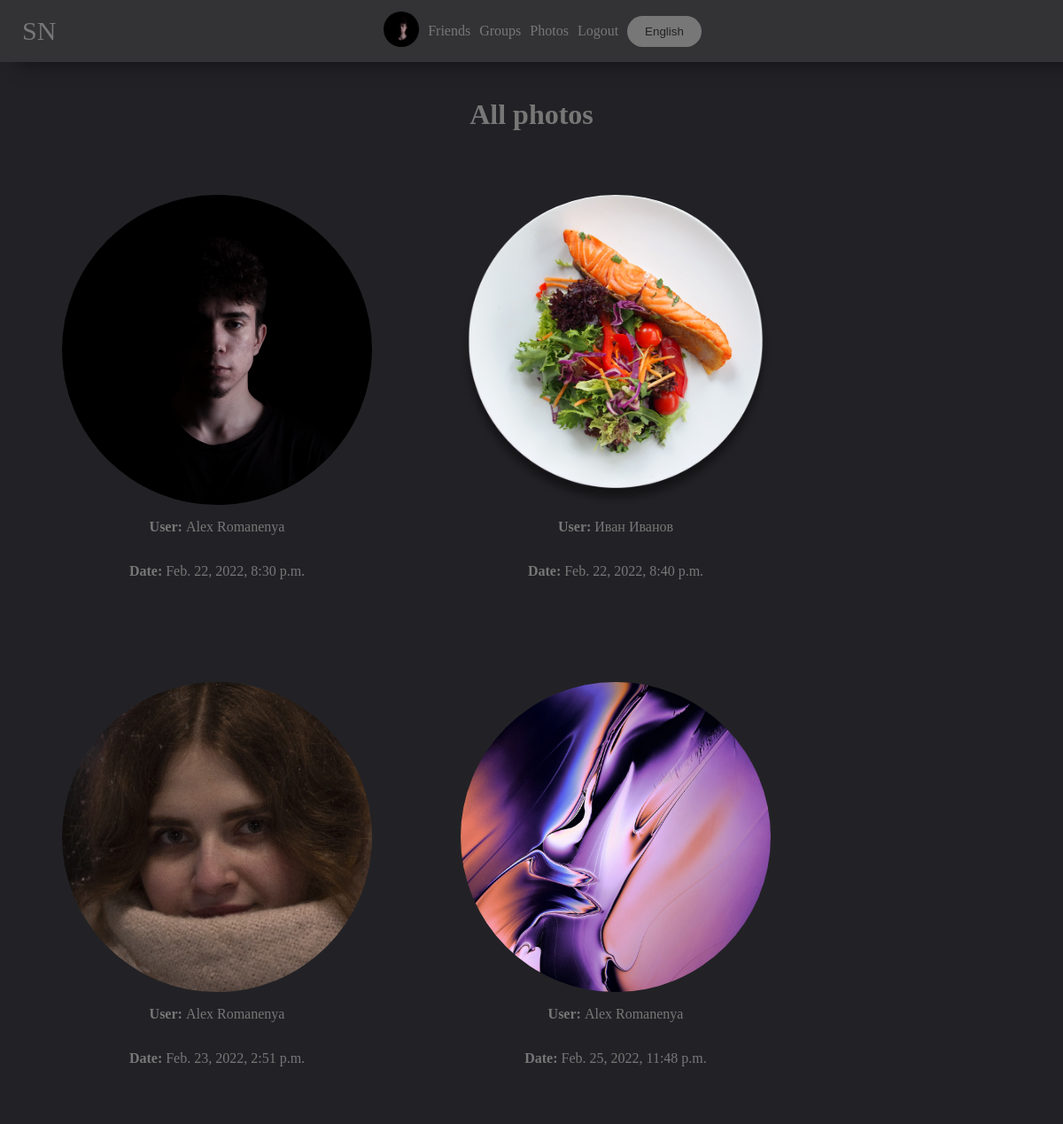
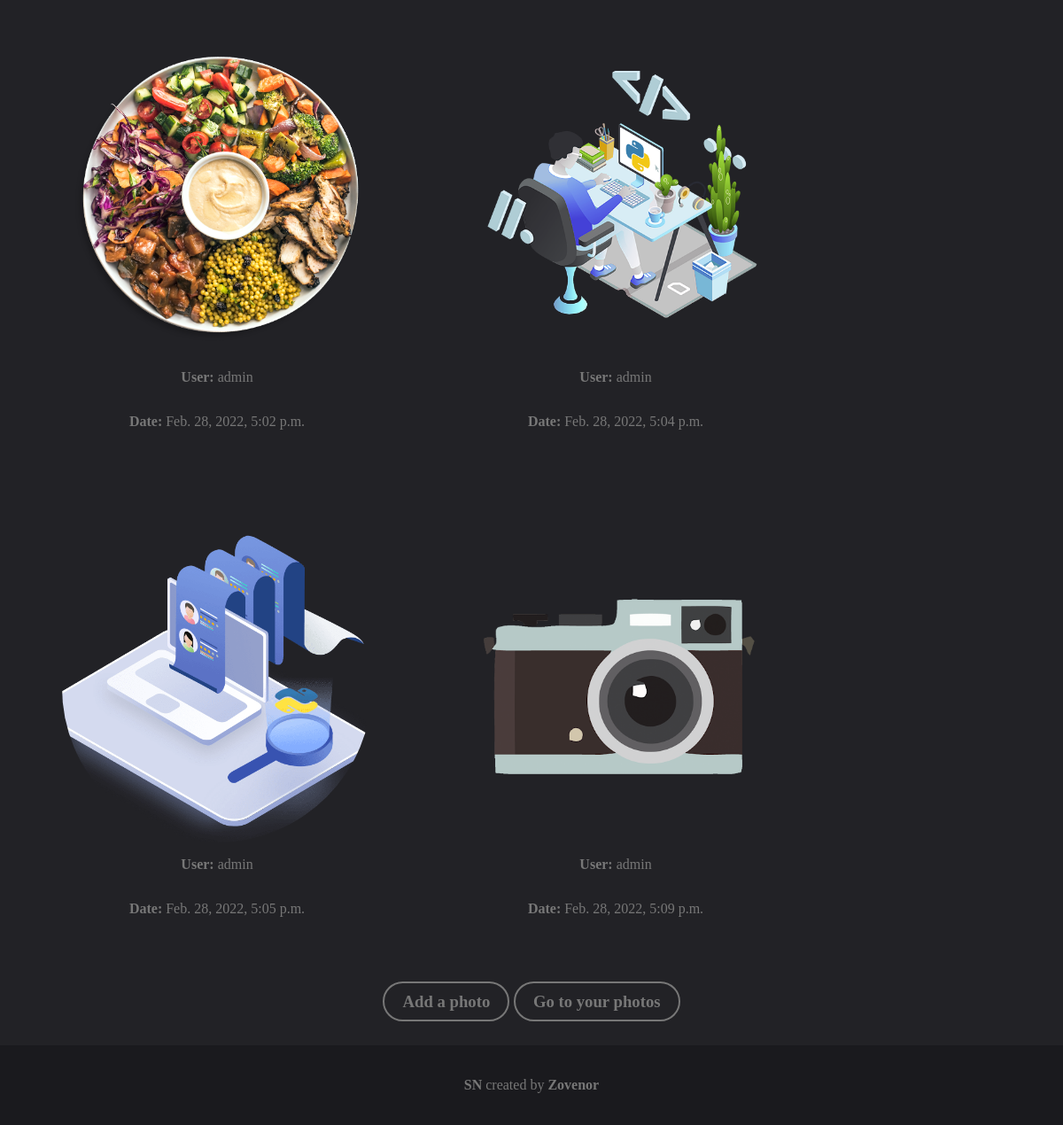
Page /photos?all=True (signed in) on the committed database (2 pictures, top to bottom).
### mainpage/models.py (models this page shows, shortened)
class UserDetail(models.Model):
    user = models.ForeignKey(User, on_delete=models.CASCADE)
    age = models.DateField(null=True, blank=True)
    photo = models.ForeignKey(Photo, on_delete=models.SET_NULL, null=True, blank=True)
    permissions = models.CharField(max_length=10, default="public")
    country = models.CharField(max_length=100, null=True, blank=True)
    city = models.CharField(max_length=100, null=True, blank=True)
    sex = models.CharField(max_length=10, choices=(('male', 'male'), ('female', 'female'), ('None', 'None')),
                           default=('None', 'None'))
    def get_photo(self):
        if self.photo:
            return self.photo
        else:
            return settings.STATIC_URL + "/mainpage/img/user.png"

class Photo(models.Model):
    photo = models.ImageField(upload_to='photos')
    date = models.DateTimeField(auto_now=True)
    user = models.ForeignKey(User, on_delete=models.SET_NULL, null=True)
    permissions = models.CharField(max_length=10, default="public")
    def __str__(self):
        return self.photo.url

### mainpage/views.py (the view, shortened to what this page needs)
# urls.py: path('photos', views.PhotosView.as_view()),
class PhotosView(View):
    @base
    @user_is_authenticated
    def get(self, request, content={}, **kwargs):
        content.update({
            'list': get_wordlist(request).YourPhotos,
            'photos': Photo.objects.filter(user=request.user),
            'all_photos': None,
        })
        if 'all' in request.GET:
            if request.GET['all'] == 'True':
                content['all_photos'] = Photo.objects.filter(permissions="public")
                content['photos'] = None
                content['list'] = get_wordlist(request).AllPhotos
        elif 'add_photo' in request.GET:
            if request.GET['add_photo'] == "True":
                content['list'] = get_wordlist(request).AddPhoto
        return render(request, 'mainpage/photos.html', content)

### mainpage/views.py (called while the page is built)
def base(func):
    def wrapper(self, request, content={}, *args, **kwargs):
        if request.user.is_authenticated:
            content.update({'your_user': UserDetail.objects.get(user=request.user)})
        return func(self, request, content=content, **kwargs)
    return wrapper

def user_is_authenticated(func):
    def redir(self, request):
        return redirect('/login')
    def wrapper(self, request, **kwargs):
        if request.user.is_authenticated:
            return func(self, request, **kwargs)
        else:
            return redir(self, request)
    return wrapper

def get_wordlist(request):
    langs_list = {
        'en': langs.EN,
        'ru': langs.RU,
    }
    if 'lang' in request.COOKIES:
        lang = request.COOKIES['lang']
        try:
            return langs_list[lang]
        except:
            return langs_list['en']
    else:
        return langs_list['en']

### mainpage/templates/mainpage/photos.html (shortened to what this page needs)
{% extends "mainpage/base.html" %}
{% load static %}
{% block content %}
    <link rel="stylesheet" href="{% static 'mainpage/photos.css' %}">
    {% if request.GET.add_photo == "True" and  user.is_authenticated %}
        <form method="post" enctype="multipart/form-data">
        {% csrf_token %}
            <h1>{{ list.add_photo }}</h1>
            <input required name="photo" type="file" accept="image/*,image/jpeg">
            <input class="button" value="{{ list.add_photo }}" type="submit">
        </form>
    {% else %}
        <h1>{{ list.all_photos }}</h1>
        <div class="photos">
        {% for el in all_photos %}
           <div class="photo">
               <div style="background-image: url('{{ el }}')"></div>
            <p><b>{{ list.user }}: </b><a href="/{{ el.user.username }}">{{ el.user.first_name }} {{ el.user.last_name }}</a></p>
           <p><b>{{ list.date }}: </b>{{ el.date }}</p>
           </div>
        {% endfor %}
        </div>
    {% endif %}
    <h3>
        {% if user.is_authenticated and not request.GET.add_photo %}
            <a class="button" href="?add_photo=True">{{ list.add_photo }}</a>
        {% endif %}
        {% if list.to_your_photos %}
            <a class="button" href="/photos">{{ list.to_your_photos }}</a>
        {% endif %}
    </h3>
{% endblock %}

### mainpage/templates/mainpage/base.html (shortened to what this page needs)
<!doctype html>
{% load static %}
<html lang="en">
<head>
    <link rel="stylesheet" href="{% static "mainpage/base.css" %}">
</head>
<body>
<header>
    <a class="NAME" href="/">{{ list.NAME }}</a>
    {% if user.is_authenticated %}
        <a href="/account"><img width="40px" style="border-radius: 999px" src="{{ your_user.get_photo }}"></a>
        <a href="/friends">{{ list.Friends }}</a>
        <a href="/groups">{{ list.groups }}</a>
        <a href="/photos">{{ list.photos }}</a>
        <a href="/logout?url={{ request.path }}">{{ list.LogOut }}</a>
    {% endif %}
    <button style="margin-left: 5px" class="button choose_lang" onclick="choose_lang()">{{ list.choose_lang }}</button>
</header>
<main>
    {% block content %}
{% endblock %}
</main>
<footer>
    <p><a href="https://github.com/zovenor/social_network"><b>{{ list.NAME }}</b></a> {{ list.created_by }} <a href="https://github.com/zovenor"><b>Zovenor</b></a></p>
</footer>
</body>
</html>

### mainpage/static/mainpage/base.css (style rules this page uses)
body { padding: 0; margin: 0; background: #222226; color: #777; font-family: Calibri; min-height: 100vh; display: flex; flex-flow: column; }
header { background: #333336; padding: 10px; color: #FFF; display: flex; align-items: center; justify-content: center; position: fixed; width: 100vw; height: 50px; left: 0; top: 0; z-index: 999; box-shadow: 20px 0px 20px #111113; }
.NAME { position: fixed; left: 20px; font-size: 30px; }
header a { text-decoration: none; margin: 5px; color: #777; }
main { padding: 20px; padding-top: 90px; }
main a { text-decoration: none; color: #777; }
.button { border-color: #777; border-width: 2px; border-style: solid; border-radius: 999px; padding: 10px; transition: .5s; color: #777; background-color: #222226; width: fit-content; padding-left: 20px; padding-right: 20px; }
.choose_lang { border: 0px; background-color: #777; color: #222226; }
footer { background-color: #1a1a1e; padding: 20px; display: flex; justify-content: center; align-items: center; margin-top: auto; }
footer a { text-decoration: none; color: #777; }

### mainpage/static/mainpage/photos.css (style rules this page uses)
.photos { display: flex; flex-wrap: wrap; align-items: center; }
.photo, .post { margin: 50px; display: flex; flex-flow: column; align-items: center; }
main { display: flex; flex-flow: column; align-items: center; }
.photo div { width: 350px; height: 350px; background-size: cover; background-repeat: no-repeat; background-position: center; border-radius: 999px; }

### rows in the picture
UserDetail: get_photo (picture)
Photo: photo (picture), user "User", user.first_name "Alex", user.last_name "Romanenya", date "Date", date "Feb. 22, 2022, 8:30 p.m."
Photo: photo (picture), user "User", user.first_name "Иван", user.last_name "Иванов", date "Date", date "Feb. 22, 2022, 8:40 p.m."
Photo: photo (picture), user "User", user.first_name "Alex", user.last_name "Romanenya", date "Date", date "Feb. 23, 2022, 2:51 p.m."
Photo: photo (picture), user "User", user.first_name "Alex", user.last_name "Romanenya", date "Date", date "Feb. 25, 2022, 11:48 p.m."
Photo: photo (picture), user "User", user.first_name "admin", date "Date", date "Feb. 28, 2022, 5:02 p.m."
Photo: photo (picture), user "User", user.first_name "admin", date "Date", date "Feb. 28, 2022, 5:04 p.m."
Photo: photo (picture), user "User", user.first_name "admin", date "Date", date "Feb. 28, 2022, 5:05 p.m."
Photo: photo (picture), user "User", user.first_name "admin", date "Date", date "Feb. 28, 2022, 5:09 p.m."

### other values in the picture
{{ list.NAME }} "SN"
{{ list.Friends }} "Friends"
{{ list.groups }} "Groups"
{{ list.photos }} "Photos"
{{ list.LogOut }} "Logout"
{{ list.choose_lang }} "English"
{{ list.all_photos }} "All photos"
{{ list.add_photo }} "Add a photo"
{{ list.to_your_photos }} "Go to your photos"
{{ list.created_by }} "created by"
